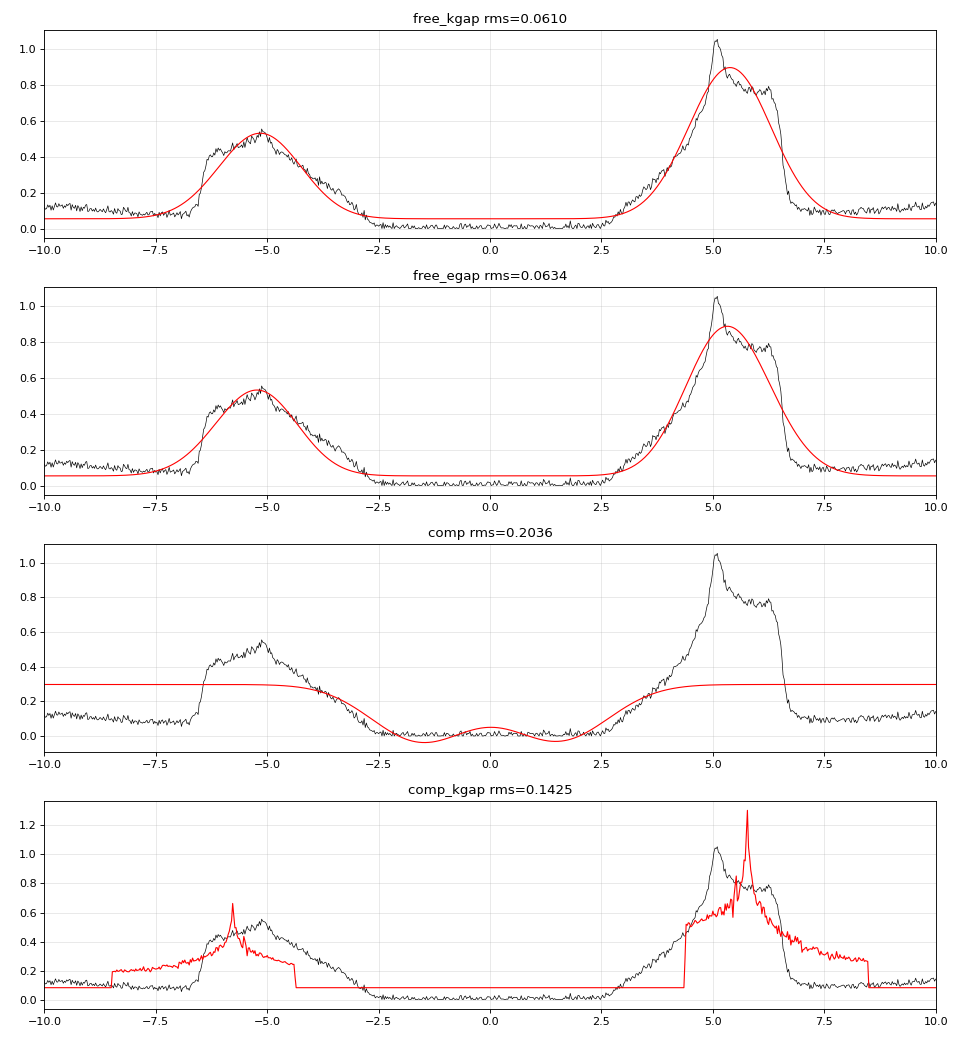

This figure's Python source:
from fitlib import *
import numpy as np
s=STS[1]; V=np.array(s['bias']); g=np.array(s['dI_dV'])
t,tp=0.99,0.195
eps=band(t,tp)
def bog(E,xi,sig,bg,sc,Z=1.0):
    u2=0.5*(1+xi/E); v2=1-u2
    return sc*sample(dos(E,Z*u2,sig)+dos(-E,Z*v2,sig),V)+bg
def m_free_kgap(p,V):
    mu,D0,D1,D2,sig,bg,sc=p
    xi=eps-mu; Dk=D0+D1*(CX+CY)+D2*CX*CY
    E=np.sqrt(xi**2+Dk**2)
    return bog(E,xi,sig,bg,sc)
def m_free_egap(p,V):
    mu,D0,D1,sig,bg,sc=p
    xi=eps-mu; Dk=D0+D1*eps
    E=np.sqrt(xi**2+Dk**2)
    return bog(E,xi,sig,bg,sc)
def m_comp(p,V):
    # Bogoliubov on a compressed band a*eps - mu~ with constant gap
    a,mu,D0,sig,bg,sc=p
    xi=a*eps-mu; E=np.sqrt(xi**2+D0**2)
    return bog(E,xi,sig,bg,sc)
def m_comp_kgap(p,V):
    a,mu,D0,D1,D2,sig,bg,sc=p
    xi=a*eps-mu; Dk=D0+D1*(CX+CY)+D2*CX*CY; E=np.sqrt(xi**2+Dk**2)
    return bog(E,xi,sig,bg,sc)
def fit(model,p0,names,xs):
    r=least_squares(lambda p: model(p,V)-g,p0,x_scale=xs,diff_step=2e-2)
    p=r.x; J=r.jac; cov=np.linalg.pinv(J.T@J)*np.sum(r.fun**2)/(len(V)-len(p)); err=np.sqrt(np.diag(cov))
    print("---",model.__name__,"rms resid",np.sqrt(np.mean(r.fun**2)))
    for n_,v,e in zip(names,p,err): print(f"   {n_:6s} = {v:.4f} +- {e:.4f}")
    return p,np.sqrt(np.mean(r.fun**2))
res={}
res['free_kgap']=fit(m_free_kgap,[-0.93,3.9,-1.5,-0.9,0.12,0.08,2.0],['mu','D0','D1','D2','sigma','bg','sc'],[0.2,0.3,0.3,0.3,0.03,0.02,0.3])
res['free_egap']=fit(m_free_egap,[-0.93,3.9,0.7,0.12,0.08,2.0],['mu','D0','D1','sigma','bg','sc'],[0.2,0.3,0.1,0.03,0.02,0.3])
res['comp']=fit(m_comp,[0.5,-0.5,2.4,0.12,0.08,2.0],['a','mu','D0','sigma','bg','sc'],[0.05,0.2,0.3,0.03,0.02,0.3])
res['comp_kgap']=fit(m_comp_kgap,[0.5,-0.5,3.0,-1.0,-0.5,0.12,0.08,2.0],['a','mu','D0','D1','D2','sigma','bg','sc'],[0.05,0.2,0.3,0.3,0.3,0.03,0.02,0.3])
import matplotlib; matplotlib.use('Agg'); import matplotlib.pyplot as plt
fig,axs=plt.subplots(4,1,figsize=(12,13))
for ax,(name,m) in zip(axs,[('free_kgap',m_free_kgap),('free_egap',m_free_egap),('comp',m_comp),('comp_kgap',m_comp_kgap)]):
    p,rms=res[name]; ax.plot(V,g,'k',lw=0.6); ax.plot(V,m(p,V),'r',lw=1); ax.set_xlim(-10,10); ax.set_title(f"{name} rms={rms:.4f}"); ax.grid(alpha=0.3)
plt.tight_layout(); plt.savefig('fit_b2.png',dpi=80)
